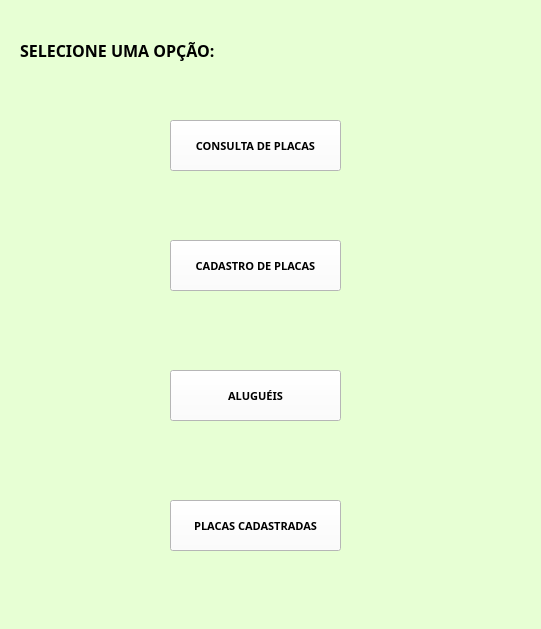
<?xml version="1.0" encoding="UTF-8"?>
<ui version="4.0">
 <class>MainWindow</class>
 <widget class="QMainWindow" name="MainWindow">
  <property name="geometry">
   <rect>
    <x>0</x>
    <y>0</y>
    <width>541</width>
    <height>629</height>
   </rect>
  </property>
  <property name="windowTitle">
   <string>MainWindow</string>
  </property>
  <property name="styleSheet">
   <string notr="true">background-color: rgb(231, 255, 212)</string>
  </property>
  <widget class="QWidget" name="frame">
   <widget class="QLineEdit" name="lineEdit">
    <property name="geometry">
     <rect>
      <x>170</x>
      <y>500</y>
      <width>151</width>
      <height>31</height>
     </rect>
    </property>
    <property name="styleSheet">
     <string notr="true">BACKGROUND-COLOR:rgb(255, 255, 255)</string>
    </property>
   </widget>
   <widget class="QLabel" name="label">
    <property name="geometry">
     <rect>
      <x>10</x>
      <y>490</y>
      <width>81</width>
      <height>41</height>
     </rect>
    </property>
    <property name="font">
     <font>
      <family>Arial Black</family>
      <pointsize>10</pointsize>
      <weight>75</weight>
      <bold>true</bold>
     </font>
    </property>
    <property name="text">
     <string>BLOCO:</string>
    </property>
   </widget>
   <widget class="QLabel" name="label_4">
    <property name="geometry">
     <rect>
      <x>90</x>
      <y>0</y>
      <width>391</width>
      <height>61</height>
     </rect>
    </property>
    <property name="font">
     <font>
      <family>Arial Black</family>
      <pointsize>12</pointsize>
      <weight>75</weight>
      <bold>true</bold>
     </font>
    </property>
    <property name="text">
     <string>VAGAS LISTADAS PARA ALUGUEL:</string>
    </property>
   </widget>
   <widget class="QPushButton" name="pushButton">
    <property name="geometry">
     <rect>
      <x>410</x>
      <y>450</y>
      <width>111</width>
      <height>31</height>
     </rect>
    </property>
    <property name="font">
     <font>
      <family>Arial Black</family>
      <weight>75</weight>
      <bold>true</bold>
     </font>
    </property>
    <property name="styleSheet">
     <string notr="true">BACKGROUND-COLOR:rgb(255, 255, 255)</string>
    </property>
    <property name="text">
     <string>EXCLUIR</string>
    </property>
   </widget>
   <widget class="QLabel" name="label_2">
    <property name="geometry">
     <rect>
      <x>10</x>
      <y>550</y>
      <width>151</width>
      <height>41</height>
     </rect>
    </property>
    <property name="font">
     <font>
      <family>Arial Black</family>
      <pointsize>10</pointsize>
      <weight>75</weight>
      <bold>true</bold>
     </font>
    </property>
    <property name="text">
     <string>APARTAMENTO:</string>
    </property>
   </widget>
   <widget class="QListWidget" name="listWidget">
    <property name="geometry">
     <rect>
      <x>40</x>
      <y>70</y>
      <width>481</width>
      <height>341</height>
     </rect>
    </property>
    <property name="styleSheet">
     <string notr="true">background-color:rgb(255, 255, 255)</string>
    </property>
   </widget>
   <widget class="QLineEdit" name="lineEdit_2">
    <property name="geometry">
     <rect>
      <x>170</x>
      <y>560</y>
      <width>151</width>
      <height>31</height>
     </rect>
    </property>
    <property name="styleSheet">
     <string notr="true">BACKGROUND-COLOR:rgb(255, 255, 255)</string>
    </property>
   </widget>
   <widget class="QPushButton" name="pushButton_2">
    <property name="geometry">
     <rect>
      <x>410</x>
      <y>510</y>
      <width>111</width>
      <height>31</height>
     </rect>
    </property>
    <property name="font">
     <font>
      <family>Arial Black</family>
      <weight>75</weight>
      <bold>true</bold>
     </font>
    </property>
    <property name="styleSheet">
     <string notr="true">BACKGROUND-COLOR:rgb(255, 255, 255)</string>
    </property>
    <property name="text">
     <string>LISTAR</string>
    </property>
   </widget>
   <widget class="QPushButton" name="pushButton_3">
    <property name="geometry">
     <rect>
      <x>400</x>
      <y>560</y>
      <width>121</width>
      <height>41</height>
     </rect>
    </property>
    <property name="font">
     <font>
      <family>Arial Black</family>
      <weight>75</weight>
      <bold>true</bold>
     </font>
    </property>
    <property name="styleSheet">
     <string notr="true">BACKGROUND-COLOR:rgb(255, 255, 255)</string>
    </property>
    <property name="text">
     <string>VOLTAR</string>
    </property>
   </widget>
   <widget class="QLabel" name="label_3">
    <property name="geometry">
     <rect>
      <x>20</x>
      <y>440</y>
      <width>141</width>
      <height>31</height>
     </rect>
    </property>
    <property name="font">
     <font>
      <family>Arial Black</family>
      <pointsize>10</pointsize>
      <weight>75</weight>
      <bold>true</bold>
     </font>
    </property>
    <property name="text">
     <string>LISTAR VAGA:</string>
    </property>
   </widget>
   <widget class="QFrame" name="frame_2">
    <property name="geometry">
     <rect>
      <x>-50</x>
      <y>-60</y>
      <width>601</width>
      <height>751</height>
     </rect>
    </property>
    <property name="frameShape">
     <enum>QFrame::StyledPanel</enum>
    </property>
    <property name="frameShadow">
     <enum>QFrame::Raised</enum>
    </property>
    <widget class="QLabel" name="label_7">
     <property name="geometry">
      <rect>
       <x>190</x>
       <y>60</y>
       <width>301</width>
       <height>61</height>
      </rect>
     </property>
     <property name="font">
      <font>
       <family>Arial Black</family>
       <pointsize>12</pointsize>
       <weight>75</weight>
       <bold>true</bold>
      </font>
     </property>
     <property name="text">
      <string>CONSULTA DE PLACAS</string>
     </property>
    </widget>
    <widget class="QLabel" name="label_8">
     <property name="geometry">
      <rect>
       <x>80</x>
       <y>180</y>
       <width>301</width>
       <height>61</height>
      </rect>
     </property>
     <property name="font">
      <font>
       <family>Arial Black</family>
       <pointsize>12</pointsize>
       <weight>75</weight>
       <bold>true</bold>
      </font>
     </property>
     <property name="text">
      <string>Digite a placa:</string>
     </property>
    </widget>
    <widget class="QLineEdit" name="lineEdit_4">
     <property name="geometry">
      <rect>
       <x>80</x>
       <y>250</y>
       <width>261</width>
       <height>41</height>
      </rect>
     </property>
     <property name="styleSheet">
      <string notr="true">background-color:rgb(255, 255, 255)</string>
     </property>
    </widget>
    <widget class="QPushButton" name="pushButton_4">
     <property name="geometry">
      <rect>
       <x>150</x>
       <y>310</y>
       <width>111</width>
       <height>41</height>
      </rect>
     </property>
     <property name="font">
      <font>
       <family>Arial Black</family>
       <weight>75</weight>
       <bold>true</bold>
      </font>
     </property>
     <property name="styleSheet">
      <string notr="true">BACKGROUND-COLOR:rgb(255, 255, 255)</string>
     </property>
     <property name="text">
      <string>PESQUISAR</string>
     </property>
    </widget>
    <widget class="QPushButton" name="pushButton_5">
     <property name="geometry">
      <rect>
       <x>450</x>
       <y>620</y>
       <width>121</width>
       <height>41</height>
      </rect>
     </property>
     <property name="font">
      <font>
       <family>Arial Black</family>
       <weight>75</weight>
       <bold>true</bold>
      </font>
     </property>
     <property name="styleSheet">
      <string notr="true">BACKGROUND-COLOR:rgb(255, 255, 255)</string>
     </property>
     <property name="text">
      <string>VOLTAR</string>
     </property>
    </widget>
    <widget class="QFrame" name="frame_3">
     <property name="geometry">
      <rect>
       <x>-20</x>
       <y>0</y>
       <width>651</width>
       <height>741</height>
      </rect>
     </property>
     <property name="frameShape">
      <enum>QFrame::StyledPanel</enum>
     </property>
     <property name="frameShadow">
      <enum>QFrame::Raised</enum>
     </property>
     <widget class="QLabel" name="label_16">
      <property name="geometry">
       <rect>
        <x>230</x>
        <y>40</y>
        <width>301</width>
        <height>61</height>
       </rect>
      </property>
      <property name="font">
       <font>
        <family>Arial Black</family>
        <pointsize>12</pointsize>
        <weight>75</weight>
        <bold>true</bold>
       </font>
      </property>
      <property name="text">
       <string>CADASTRO DE PLACAS</string>
      </property>
     </widget>
     <widget class="QLineEdit" name="lineEdit_10">
      <property name="geometry">
       <rect>
        <x>110</x>
        <y>280</y>
        <width>261</width>
        <height>41</height>
       </rect>
      </property>
      <property name="styleSheet">
       <string notr="true">background-color:rgb(255, 255, 255)</string>
      </property>
     </widget>
     <widget class="QLineEdit" name="lineEdit_11">
      <property name="geometry">
       <rect>
        <x>110</x>
        <y>170</y>
        <width>261</width>
        <height>41</height>
       </rect>
      </property>
      <property name="styleSheet">
       <string notr="true">background-color:rgb(255, 255, 255)</string>
      </property>
     </widget>
     <widget class="QLabel" name="label_17">
      <property name="geometry">
       <rect>
        <x>110</x>
        <y>320</y>
        <width>301</width>
        <height>61</height>
       </rect>
      </property>
      <property name="font">
       <font>
        <family>Arial Black</family>
        <pointsize>12</pointsize>
        <weight>75</weight>
        <bold>true</bold>
       </font>
      </property>
      <property name="text">
       <string>APARTAMENTO (ex: 402):</string>
      </property>
     </widget>
     <widget class="QLabel" name="label_18">
      <property name="geometry">
       <rect>
        <x>110</x>
        <y>110</y>
        <width>301</width>
        <height>61</height>
       </rect>
      </property>
      <property name="font">
       <font>
        <family>Arial Black</family>
        <pointsize>12</pointsize>
        <weight>75</weight>
        <bold>true</bold>
       </font>
      </property>
      <property name="text">
       <string>PLACA:</string>
      </property>
     </widget>
     <widget class="QLineEdit" name="lineEdit_12">
      <property name="geometry">
       <rect>
        <x>110</x>
        <y>380</y>
        <width>261</width>
        <height>41</height>
       </rect>
      </property>
      <property name="styleSheet">
       <string notr="true">background-color:rgb(255, 255, 255)</string>
      </property>
     </widget>
     <widget class="QLabel" name="label_19">
      <property name="geometry">
       <rect>
        <x>110</x>
        <y>220</y>
        <width>301</width>
        <height>61</height>
       </rect>
      </property>
      <property name="font">
       <font>
        <family>Arial Black</family>
        <pointsize>12</pointsize>
        <weight>75</weight>
        <bold>true</bold>
       </font>
      </property>
      <property name="text">
       <string>BLOCO (ex: 13):</string>
      </property>
     </widget>
     <widget class="QPushButton" name="pushButton_6">
      <property name="geometry">
       <rect>
        <x>180</x>
        <y>440</y>
        <width>111</width>
        <height>41</height>
       </rect>
      </property>
      <property name="font">
       <font>
        <family>Arial Black</family>
        <weight>75</weight>
        <bold>true</bold>
       </font>
      </property>
      <property name="styleSheet">
       <string notr="true">BACKGROUND-COLOR:rgb(255, 255, 255)</string>
      </property>
      <property name="text">
       <string>CADASTRAR</string>
      </property>
     </widget>
     <widget class="QPushButton" name="pushButton_7">
      <property name="geometry">
       <rect>
        <x>470</x>
        <y>600</y>
        <width>121</width>
        <height>41</height>
       </rect>
      </property>
      <property name="font">
       <font>
        <family>Arial Black</family>
        <weight>75</weight>
        <bold>true</bold>
       </font>
      </property>
      <property name="styleSheet">
       <string notr="true">BACKGROUND-COLOR:rgb(255, 255, 255)</string>
      </property>
      <property name="text">
       <string>VOLTAR</string>
      </property>
     </widget>
     <widget class="QFrame" name="frame_4">
      <property name="geometry">
       <rect>
        <x>40</x>
        <y>40</y>
        <width>651</width>
        <height>671</height>
       </rect>
      </property>
      <property name="frameShape">
       <enum>QFrame::StyledPanel</enum>
      </property>
      <property name="frameShadow">
       <enum>QFrame::Raised</enum>
      </property>
      <widget class="QPushButton" name="pushButton_8">
       <property name="geometry">
        <rect>
         <x>200</x>
         <y>140</y>
         <width>171</width>
         <height>51</height>
        </rect>
       </property>
       <property name="font">
        <font>
         <family>Arial Black</family>
         <pointsize>8</pointsize>
         <weight>75</weight>
         <bold>true</bold>
        </font>
       </property>
       <property name="styleSheet">
        <string notr="true">background-color: rgb(255, 255, 255)</string>
       </property>
       <property name="text">
        <string>CONSULTA DE PLACAS</string>
       </property>
      </widget>
      <widget class="QPushButton" name="pushButton_9">
       <property name="geometry">
        <rect>
         <x>200</x>
         <y>260</y>
         <width>171</width>
         <height>51</height>
        </rect>
       </property>
       <property name="font">
        <font>
         <family>Arial Black</family>
         <pointsize>8</pointsize>
         <weight>75</weight>
         <bold>true</bold>
        </font>
       </property>
       <property name="styleSheet">
        <string notr="true">background-color:rgb(255, 255, 255)</string>
       </property>
       <property name="text">
        <string>CADASTRO DE PLACAS</string>
       </property>
      </widget>
      <widget class="QLabel" name="label_20">
       <property name="geometry">
        <rect>
         <x>50</x>
         <y>40</y>
         <width>301</width>
         <height>61</height>
        </rect>
       </property>
       <property name="font">
        <font>
         <family>Arial Black</family>
         <pointsize>12</pointsize>
         <weight>75</weight>
         <bold>true</bold>
        </font>
       </property>
       <property name="text">
        <string>SELECIONE UMA OPÇÃO:</string>
       </property>
      </widget>
      <widget class="QPushButton" name="pushButton_10">
       <property name="geometry">
        <rect>
         <x>200</x>
         <y>390</y>
         <width>171</width>
         <height>51</height>
        </rect>
       </property>
       <property name="font">
        <font>
         <family>Arial Black</family>
         <pointsize>8</pointsize>
         <weight>75</weight>
         <bold>true</bold>
        </font>
       </property>
       <property name="styleSheet">
        <string notr="true">background-color:rgb(255, 255, 255)</string>
       </property>
       <property name="text">
        <string>ALUGUÉIS</string>
       </property>
      </widget>
      <widget class="QPushButton" name="pushButton_11">
       <property name="geometry">
        <rect>
         <x>200</x>
         <y>520</y>
         <width>171</width>
         <height>51</height>
        </rect>
       </property>
       <property name="font">
        <font>
         <family>Arial Black</family>
         <pointsize>8</pointsize>
         <weight>75</weight>
         <bold>true</bold>
        </font>
       </property>
       <property name="styleSheet">
        <string notr="true">background-color:rgb(255, 255, 255)</string>
       </property>
       <property name="text">
        <string>PLACAS CADASTRADAS</string>
       </property>
      </widget>
     </widget>
    </widget>
   </widget>
  </widget>
  <widget class="QStatusBar" name="statusbar"/>
 </widget>
 <resources/>
 <connections/>
</ui>
